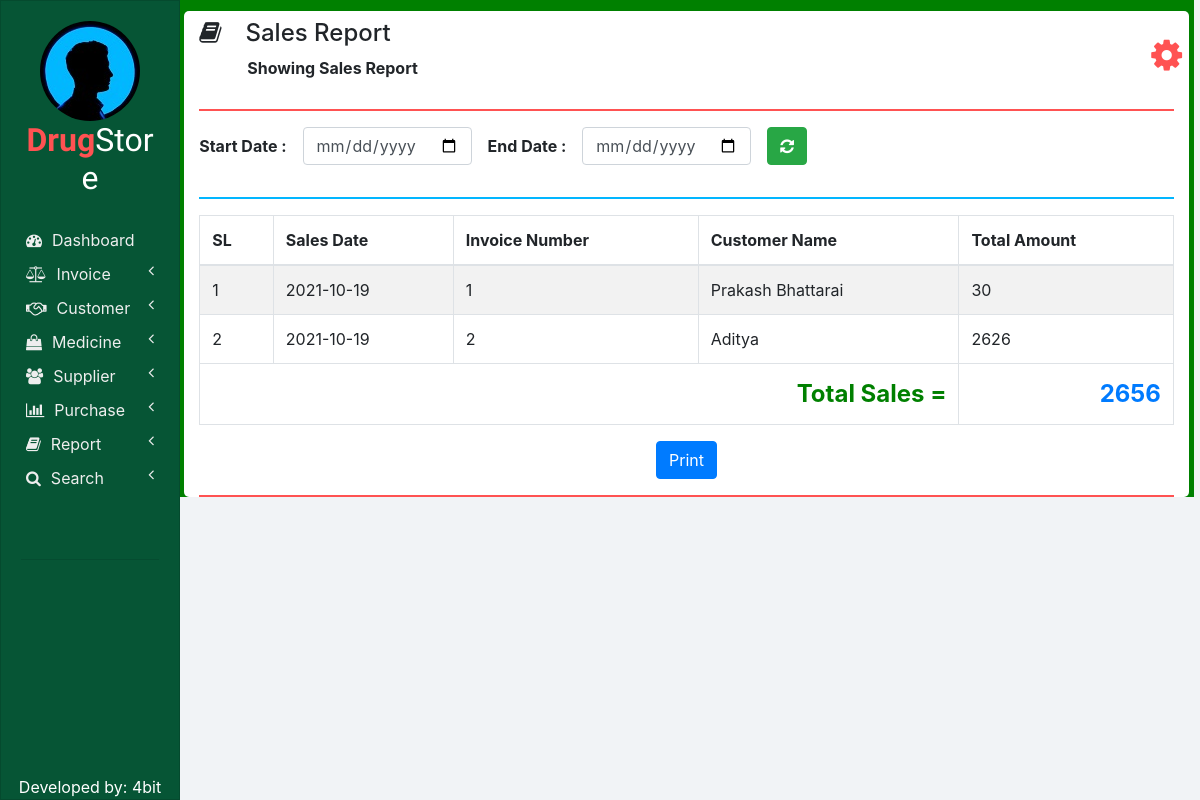
/sales_report.php, run on an earlier commit of the app's database.
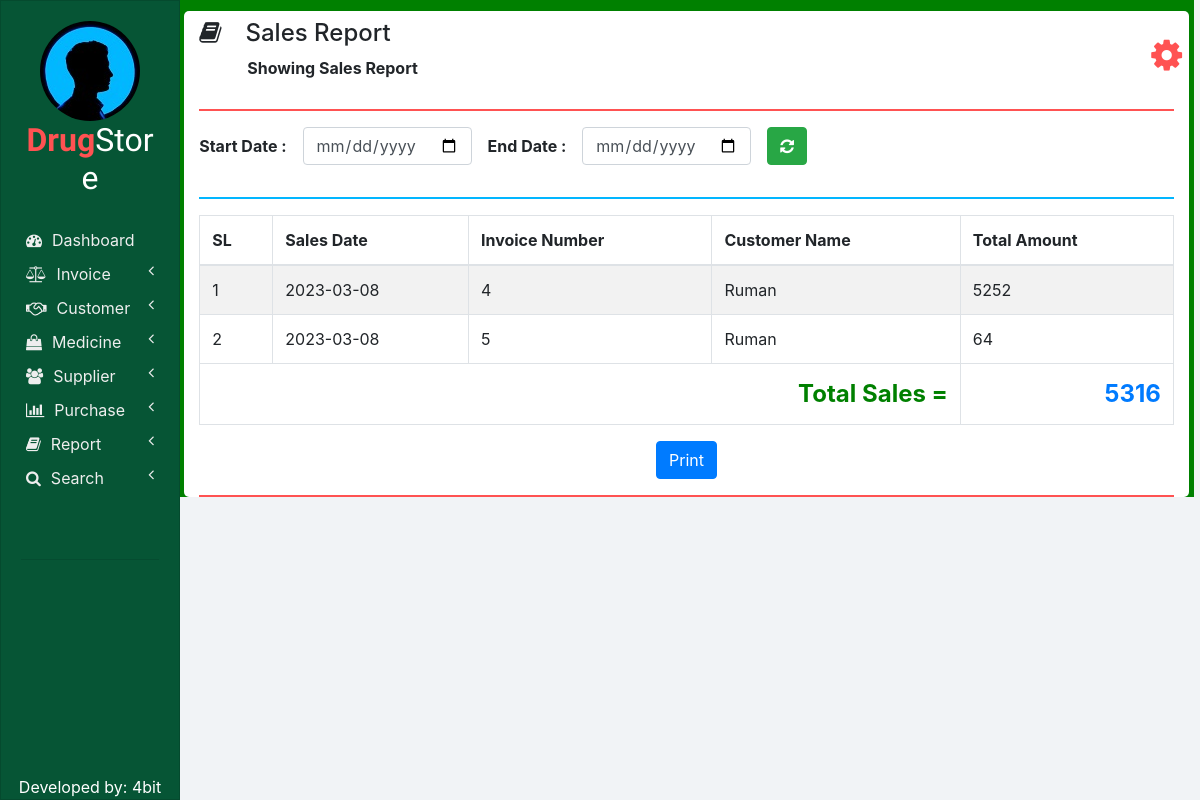
And on a later commit of the database.
### tables this page shows
CREATE TABLE `invoices` (
  `INVOICE_ID` int(11) NOT NULL,
  `NET_TOTAL` double NOT NULL DEFAULT 0,
  `INVOICE_DATE` date NOT NULL DEFAULT current_timestamp(),
  `CUSTOMER_ID` int(11) NOT NULL,
  `TOTAL_AMOUNT` double NOT NULL,
  `TOTAL_DISCOUNT` double NOT NULL
);

CREATE TABLE `customers` (
  `ID` int(11) NOT NULL,
  `NAME` varchar(20) NOT NULL,
  `CONTACT_NUMBER` varchar(20) NOT NULL,
  `ADDRESS` varchar(100) NOT NULL,
  `DOCTOR_NAME` varchar(20) NOT NULL,
  `DOCTOR_ADDRESS` varchar(100) NOT NULL
);

### php/report.php (the view, shortened to what this page needs)
  <?php
function showSales($start_date, $end_date) {
  ?>
  <thead>
    <tr>
      <th>SL</th>
      <th>Sales Date</th>
      <th>Invoice Number</th>
      <th>Customer Name</th>
      <th>Total Amount</th>
    </tr>
  </thead>
  <tbody>
  <?php
  require "db_connection.php";
  if($con) {
    $seq_no = 0;
    $total = 0;
    if($start_date == "" || $end_date == "")
      $query = "SELECT * FROM invoices INNER JOIN customers ON invoices.CUSTOMER_ID = customers.ID";
    else
      $query = "SELECT * FROM invoices INNER JOIN customers ON invoices.CUSTOMER_ID = customers.ID WHERE INVOICE_DATE BETWEEN '$start_date' AND '$end_date'";
    $result = mysqli_query($con, $query);
    while($row = mysqli_fetch_array($result)) {
      $seq_no++;
      showSalesRow($seq_no, $row);
      $total = $total + $row['NET_TOTAL'];
    }
    ?>
    </tbody>
    <tfoot class="font-weight-bold">
      <tr style="text-align: right; font-size: 24px;">
        <td colspan="4" style="color: green;">&nbsp;Total Sales =</td>
        <td class="text-primary"><?php echo $total; ?></td>
      </tr>
    </tfoot>
    <?php
  }
}
function showSalesRow($seq_no, $row) {
  ?>
  <tr>
    <td><?php echo $seq_no; ?></td>
    <td><?php echo $row['INVOICE_DATE']; ?></td>
    <td><?php echo $row['INVOICE_ID']; ?></td>
    <td><?php echo $row['NAME']; ?></td>
    <td><?php echo $row['NET_TOTAL'] ?></td>
  </tr>
  <?php
}
?>

What changed in the data, as far as the page shows it:
no longer on this page (row unchanged): invoices: seq_no "1", INVOICE_DATE "2021-10-19", INVOICE_ID "1", CUSTOMER_ID.NAME "Prakash Bhattarai", NET_TOTAL "30"
no longer on this page (row unchanged): invoices: seq_no "2", INVOICE_DATE "2021-10-19", INVOICE_ID "2", CUSTOMER_ID.NAME "Aditya", NET_TOTAL "2626"
added invoices: seq_no "1", INVOICE_DATE "2023-03-08", INVOICE_ID "4", CUSTOMER_ID.NAME "Ruman", NET_TOTAL "5252"
added invoices: seq_no "2", INVOICE_DATE "2023-03-08", INVOICE_ID "5", CUSTOMER_ID.NAME "Ruman", NET_TOTAL "64"
Also different on the page:
$total: "2656" → "5316"
